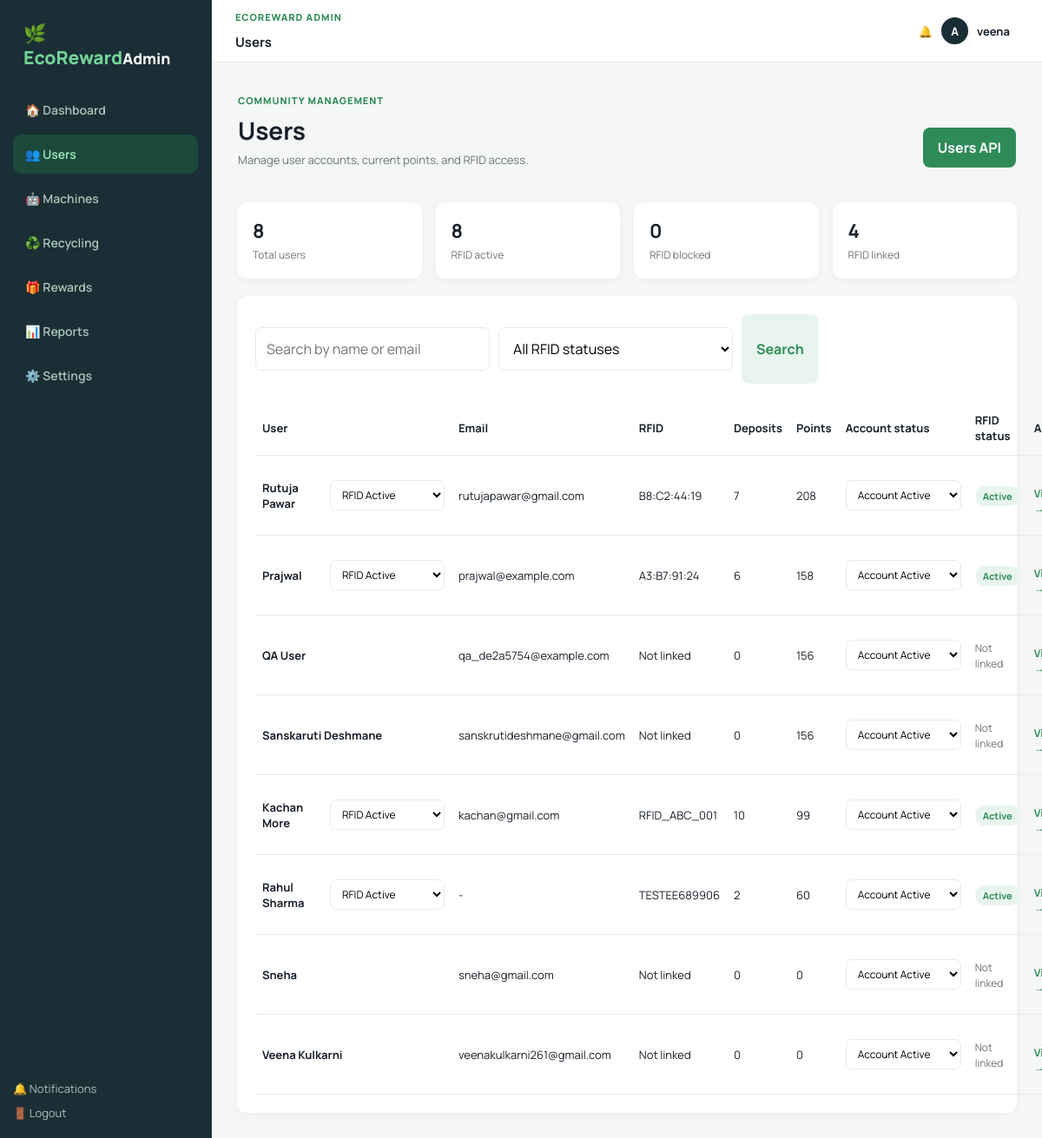
The page /admin-panel/users/ (signed in) on the database as committed earlier.
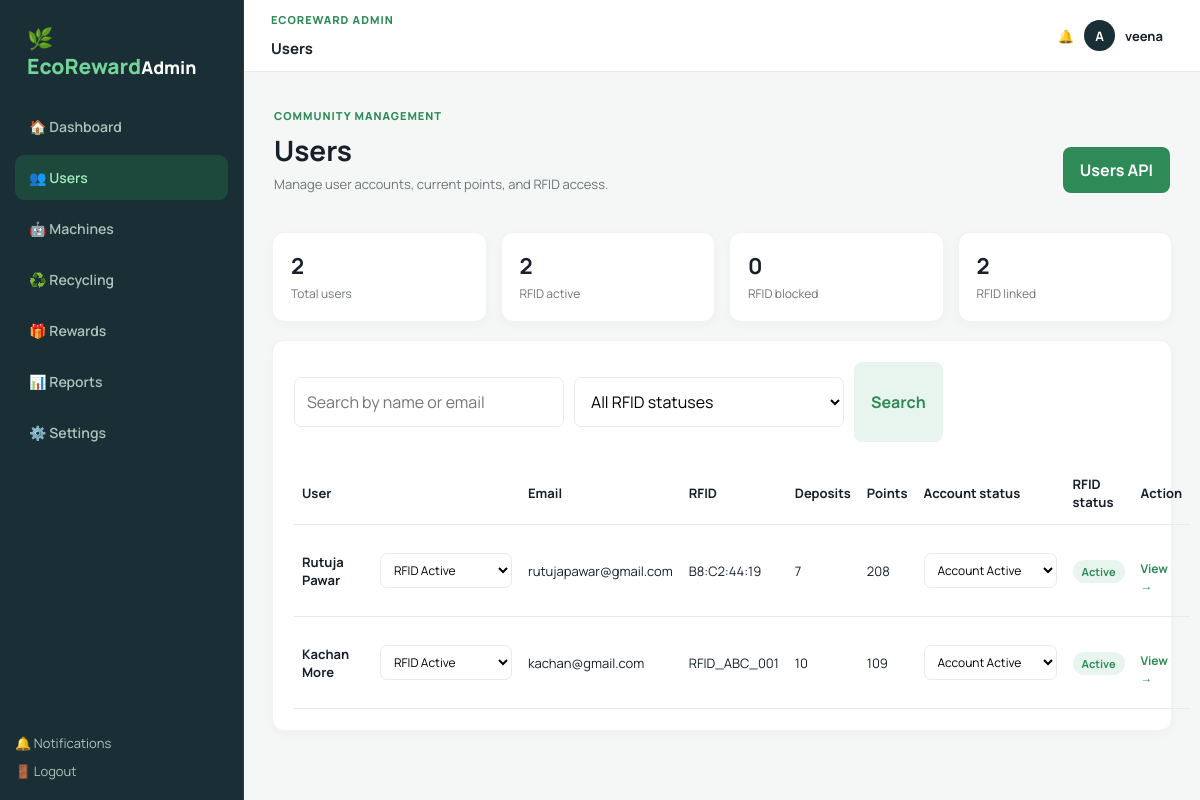
The same page on the database as committed later.
### recycling/models.py (models this page shows)
class Profile(models.Model):
    ROLE_CHOICES = [("USER", "User"), ("ADMIN", "Admin")]
    STATUS_CHOICES = [("ACTIVE", "Active"), ("BLOCKED", "Blocked")]
    RFID_STATUS_CHOICES = [("ACTIVE", "Active"), ("BLOCKED", "Blocked")]
    user = models.OneToOneField(User, on_delete=models.CASCADE)
    role = models.CharField(max_length=10, choices=ROLE_CHOICES, default="USER")
    status = models.CharField(max_length=10, choices=STATUS_CHOICES, default="ACTIVE")
    rfid_uid = models.CharField(max_length=64, blank=True, unique=True, null=True)
    rfid_status = models.CharField(max_length=10, choices=RFID_STATUS_CHOICES, default="ACTIVE")
    phone = models.CharField(max_length=30, blank=True)
    points = models.PositiveIntegerField(default=0)
    monthly_goal_kg = models.DecimalField(max_digits=6, decimal_places=2, default=5)

### recycling/views.py (the view)
# urls.py: path("admin-panel/users/", views.admin_users_page, name="admin_users_page"),
@login_required
def admin_users_page(request):
    if not admin_only(request):
        return redirect("dashboard")
    search = request.GET.get("q", "").strip()
    status = request.GET.get("status", "").strip()
    users = Profile.objects.select_related("user").filter(role="USER")
    if search:
        users = users.filter(user__username__icontains=search) | Profile.objects.select_related("user").filter(user__email__icontains=search)
    if status in {"ACTIVE", "BLOCKED"}:
        users = users.filter(rfid_status=status)
    users = users.order_by("-points")
    user_ids = [profile.user_id for profile in users]
    deposit_counts = dict(RecyclingSession.objects.filter(user_id__in=user_ids).values("user_id").annotate(total=Count("id")).values_list("user_id", "total"))
    for profile in users:
        profile.deposit_count = deposit_counts.get(profile.user_id, 0)
    return render(request, "admin/users.html", {"users_list": users, "deposit_counts": deposit_counts, "search": search, "status": status, "total_users": Profile.objects.filter(role="USER").count(), "active_users": Profile.objects.filter(role="USER", rfid_status="ACTIVE").count(), "blocked_users": Profile.objects.filter(role="USER", rfid_status="BLOCKED").count(), "rfid_users": Profile.objects.filter(role="USER").exclude(rfid_uid__isnull=True).exclude(rfid_uid="").count(), "admin_section": "users", "page_title": "Users"})

### recycling/views.py (called while the page is built)
def admin_only(request):
    return request.user.is_authenticated and hasattr(request.user, "profile") and request.user.profile.role == "ADMIN"

### templates/admin/users.html
{% extends 'admin/base.html' %}
{% block admin_content %}
<div class="page-heading"><div><p class="eyebrow">COMMUNITY MANAGEMENT</p><h1>Users</h1><p>Manage user accounts, current points, and RFID access.</p></div><a class="btn" href="{% url 'api_admin_users' %}">Users API</a></div>
<section class="stats admin-stats"><div class="card stat"><strong>{{ total_users }}</strong><span class="muted">Total users</span></div><div class="card stat"><strong>{{ active_users }}</strong><span class="muted">RFID active</span></div><div class="card stat"><strong>{{ blocked_users }}</strong><span class="muted">RFID blocked</span></div><div class="card stat"><strong>{{ rfid_users }}</strong><span class="muted">RFID linked</span></div></section>
<section class="panel admin-panel"><form class="toolbar"><input class="field" name="q" value="{{ search }}" placeholder="Search by name or email"><select class="field" name="status"><option value="">All RFID statuses</option><option value="ACTIVE" {% if status == 'ACTIVE' %}selected{% endif %}>ACTIVE</option><option value="BLOCKED" {% if status == 'BLOCKED' %}selected{% endif %}>BLOCKED</option></select><button class="btn secondary" type="submit">Search</button></form><div class="admin-table-wrap"><table class="table admin-table"><thead><tr><th>User</th><th>Email</th><th>RFID</th><th>Deposits</th><th>Points</th><th>Account status</th><th>RFID status</th><th>Action</th></tr></thead><tbody>{% for profile in users_list %}<tr><td><div class="admin-user-status"><b>{{ profile.user.get_full_name|default:profile.user.username }}</b>{% if profile.rfid_uid %}<form method="post" action="{% url 'admin_user_rfid_status_page' profile.user_id %}"><input type="hidden" name="q" value="{{ search }}"><input type="hidden" name="filter_status" value="{{ status }}">{% csrf_token %}<select class="field" name="rfid_status" aria-label="Change RFID status for {{ profile.user.get_full_name|default:profile.user.username }}" onchange="this.form.submit()"><option value="ACTIVE" {% if profile.rfid_status == 'ACTIVE' %}selected{% endif %}>RFID Active</option><option value="BLOCKED" {% if profile.rfid_status == 'BLOCKED' %}selected{% endif %}>RFID Blocked</option></select></form>{% endif %}</div></td><td>{{ profile.user.email|default:'-' }}</td><td>{{ profile.rfid_uid|default:'Not linked' }}</td><td>{{ profile.deposit_count }}</td><td>{{ profile.points }}</td><td><form method="post" action="{% url 'admin_user_status_page' profile.user_id %}"><input type="hidden" name="q" value="{{ search }}"><input type="hidden" name="filter_status" value="{{ status }}">{% csrf_token %}<select class="field" name="status" aria-label="Change account status for {{ profile.user.get_full_name|default:profile.user.username }}" onchange="this.form.submit()"><option value="ACTIVE" {% if profile.status == 'ACTIVE' %}selected{% endif %}>Account Active</option><option value="BLOCKED" {% if profile.status == 'BLOCKED' %}selected{% endif %}>Account Blocked</option></select></form></td><td>{% if profile.rfid_uid %}<span class="pill">{{ profile.rfid_status|title }}</span>{% else %}<span class="muted">Not linked</span>{% endif %}</td><td><a class="detail" href="{% url 'admin_user_detail_page' profile.user_id %}">View →</a></td></tr>{% empty %}<tr><td colspan="8">No users found.</td></tr>{% endfor %}</tbody></table></div></section>
{% endblock %}

### templates/admin/base.html (shortened to what this page needs)
{% extends 'base.html' %}
{% block body %}
<div class="shell admin-shell">
  <aside class="sidebar admin-sidebar">
    <div>
      <div class="brand"><span>🌿 EcoReward</span><small>Admin</small></div>
      <nav class="nav admin-nav">
        <a class="{% if admin_section == 'dashboard' %}active{% endif %}" href="{% url 'admin_dashboard' %}">🏠 Dashboard</a>
        <a class="{% if admin_section == 'users' %}active{% endif %}" href="{% url 'admin_users_page' %}">👥 Users</a>
        <a class="{% if admin_section == 'machines' %}active{% endif %}" href="{% url 'admin_machines_page' %}">🤖 Machines</a>
        <a class="{% if admin_section == 'recycling' %}active{% endif %}" href="{% url 'admin_recycling_page' %}">♻️ Recycling</a>
        <a class="{% if admin_section == 'rewards' %}active{% endif %}" href="{% url 'admin_rewards_page' %}">🎁 Rewards</a>
        <a class="{% if admin_section == 'reports' %}active{% endif %}" href="{% url 'admin_reports_page' %}">📊 Reports</a>
        <a class="{% if admin_section == 'settings' %}active{% endif %}" href="{% url 'admin_settings_page' %}">⚙️ Settings</a>
      </nav>
    </div>
    <div class="admin-side-foot">
      <a href="{% url 'admin_notifications_page' %}">🔔 Notifications</a>
      <a href="{% url 'logout' %}">🚪 Logout</a>
    </div>
  </aside>
  <div class="content">
    <header class="topbar admin-topbar">
      <div class="admin-page-title"><span class="eyebrow">ECOREWARD ADMIN</span><b>{{ page_title }}</b></div>
      <div class="user"><a href="{% url 'admin_notifications_page' %}">🔔</a><span class="avatar">{{ request.user.username|first|upper }}</span><span>{{ request.user.get_full_name|default:request.user.username }}</span></div>
    </header>
    <main class="main admin-main">{% block admin_content %}{% endblock %}</main>
  </div>
</div>
{% endblock %}

### templates/base.html (shortened to what this page needs)
{% load static %}
<!doctype html>
<html lang="en">
  <head>
    <link rel="stylesheet" href="{% static 'css/app.css' %}" />
    <link rel="stylesheet" href="{% static 'css/auth.css' %}" />
  </head>
  <body>
    {% block body %}{% endblock %}
  </body>
</html>

### static/css/app.css (style rules this page uses)
:root { --green:#2e8b57;--dark:#1a2e35;--mint:#e8f5ee;--bg:#f4f7f6;--ink:#17202a;--muted:#6d7478;--line:#e7ece9;--orange:#f48622 }
* { box-sizing:border-box }
body { margin:0;background:var(--bg);color:var(--ink);font-family:Manrope,Arial,sans-serif }
a { text-decoration:none;color:inherit }
.shell { display:flex;min-height:100vh }
.sidebar { width:244px;background:#fff;border-right:1px solid var(--line);padding:20px 15px;display:flex;flex-direction:column;justify-content:space-between }
.brand { font-size:21px;font-weight:800;color:var(--dark);padding:4px 12px 24px }
.brand span { color:var(--green) }
.nav { display:grid;gap:6px }
.nav a { padding:13px 14px;color:var(--muted);border-radius:9px;font-weight:600;font-size:14px }
.nav a.active,.nav a:hover { background:var(--mint);color:var(--green) }
.content { flex:1;min-width:0 }
.topbar { height:60px;background:#fff;border-bottom:1px solid var(--line);display:flex;align-items:center;justify-content:space-between;padding:0 27px }
.user { display:flex;align-items:center;gap:10px;font-size:13px;font-weight:700;white-space:nowrap }
.avatar { width:31px;height:31px;border-radius:50%;background:var(--dark);color:#fff;display:grid;place-items:center }
.main { padding:24px 28px 28px;max-width:1180px;margin:auto }
.hero,.card,.panel { background:#fff;border:1px solid #f0f3f1;border-radius:12px;box-shadow:0 3px 10px #18352c08 }
.stats { display:grid;grid-template-columns:repeat(4,1fr);gap:14px;margin:14px 0 18px }
.stat { padding:15px }
.stat strong { font-size:22px;display:block }
.muted { color:var(--muted);font-size:12px }
.detail { display:block;color:var(--green);font-size:12px;font-weight:700;margin-top:13px }
.panel { padding:18px }
.btn { display:inline-block;border:0;border-radius:8px;background:var(--green);color:#fff;padding:12px 17px;font:inherit;font-weight:700;cursor:pointer }
.btn.secondary { background:var(--mint);color:var(--green) }
.field { display:grid;gap:6px;margin:15px 0 }
.table { width:100%;border-collapse:collapse;font-size:13px }
.table th,.table td { text-align:left;padding:13px 8px;border-bottom:1px solid var(--line) }
.pill { padding:4px 9px;border-radius:99px;background:var(--mint);color:var(--green);font-size:11px;font-weight:700 }
.admin-shell .sidebar { background:var(--dark);color:#fff }
.admin-shell .brand { color:#fff }
.admin-shell .nav a { color:#bac6c5 }
.admin-shell .nav a.active,.admin-shell .nav a:hover { background:var(--green);color:#fff }
.eyebrow { margin:0 0 8px;color:var(--green);font-size:11px;font-weight:800;letter-spacing:1px }
.field { width:100%;padding:12px;border:1px solid var(--line);border-radius:7px;background:#fff;font:inherit }
.admin-topbar { height:72px }
.admin-topbar>div:first-child { display:grid;gap:3px }
.admin-topbar b { font-size:15px }
.admin-sidebar { background:#102a25;color:#dcece4;border-color:#21463b }
.admin-sidebar .brand { color:#fff }
.admin-sidebar .brand span { color:#73d497 }
.admin-sidebar .nav a { color:#a9c5ba }
.admin-sidebar .nav a.active,.admin-sidebar .nav a:hover { background:#1d483c;color:#a1efbd }
.admin-side-foot { display:grid;gap:10px;font-size:13px }
.admin-side-foot>a { color:#a9c5ba }
.admin-main { max-width:1400px }
.admin-stats { grid-template-columns:repeat(4,1fr);margin-bottom:18px }
.admin-stats .stat { padding:18px }
.admin-panel { padding:21px }
.admin-nav a { display:flex;gap:10px;align-items:center }
.admin-page-title { display:grid;gap:3px }
.page-heading { display:flex;align-items:end;justify-content:space-between;gap:20px;padding:12px 2px 25px }
.page-heading h1 { margin:0 0 6px;font-size:28px }
.page-heading p:not(.eyebrow) { margin:0;color:var(--muted);font-size:13px }
.toolbar { display:flex;gap:10px;margin-bottom:20px }
.toolbar .field { max-width:270px }
html,body { max-width:100%;overflow-x:hidden }

### static/css/auth.css (style rules this page uses)
.admin-user-status { display: flex; align-items: center; justify-content: space-between; gap: 10px; min-width: 210px; }
.admin-user-status form { margin: 0; }
.admin-user-status select.field { width: auto; min-width: 92px; padding: 7px 9px; font-size: 12px; }
.admin-table td form { margin: 0; }
.admin-table td form .field { width: auto; min-width: 132px; padding: 7px 9px; font-size: 12px; }

Rows that differ between the two databases and show on the page:
removed Profile: user.get_full_name "Prajwal", rfid_status "RFID Active", user.email "prajwal@example.com", rfid_uid "A3:B7:91:24", deposit_count "6", points "158", status "Account Active", rfid_status "Active"
removed Profile: user.get_full_name "QA User", user.email "qa_de2a5754@example.com", rfid_uid "Not linked", deposit_count "0", points "156", status "Account Active"
removed Profile: user.get_full_name "Sanskaruti Deshmane", user.email "sanskrutideshmane@gmail.com", rfid_uid "Not linked", deposit_count "0", points "156", status "Account Active"
removed Profile: user.get_full_name "Rahul Sharma", rfid_status "RFID Active", user.email "-", rfid_uid "TESTEE689906", deposit_count "2", points "60", status "Account Active", rfid_status "Active"
removed Profile: user.get_full_name "Sneha", user.email "sneha@gmail.com", rfid_uid "Not linked", deposit_count "0", points "0", status "Account Active"
removed Profile: user.get_full_name "Veena Kulkarni", user.email "veenakulkarni261@gmail.com", rfid_uid "Not linked", deposit_count "0", points "0", status "Account Active"
changed Profile "RFID_ABC_001": points "99" → "109"
Other text that changed with them:
{{ total_users }}: "8" → "2"
{{ active_users }}: "8" → "2"
{{ rfid_users }}: "4" → "2"
